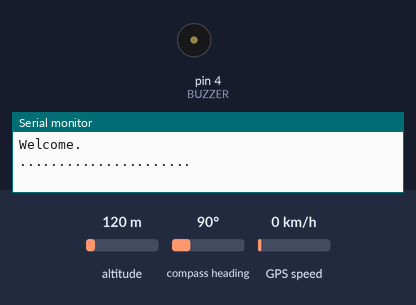
Simulated run of this program. Board: Arduino Nano, built with avr-gcc and run on an emulated ATmega328P. Shown: buzzer (waves = sounding, pin HIGH), the last lines printed to the serial monitor. The test bench sets the inputs (shaded band); at power-on: altitude 120 m, compass heading 90°, GPS speed 0 km/h. The GPS gets a fix after 3 s at 37.7749, -122.4194 with 8 satellites; the modem accepts every AT command (registered, SIM ready, sends succeed) and sends nothing else.

Above: at 0.2 s.
At 7.8 s:
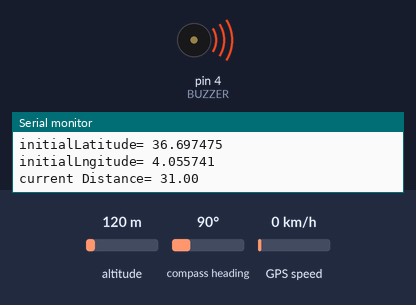
Timing chart, 0 to 19.5 s (numbered marks = the images above):
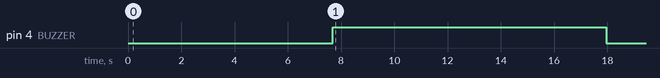

The program:

main.cpp
```cpp
/***************************************************************
 *  author: Mohamed Maoui                                      *
 *  date: September 5, 2022                                    *
 ***************************************************************/
#include <Arduino.h>
#include <SoftwareSerial.h>
#include <AltSoftSerial.h>
#include <TinyGPSPlus.h>
//--------------------------------------------------------------//
// personal phone number to receive sms alerts.
// phone number must start with country code.
const String PHONE = "+213xxxxxxxxx";
//--------------------------------------------------------------//
/*
/* SIM800L
 * Typical pin layout used:
 * ----------------------------
 * Signal     Arduino Nano Pin
 * ----------------------------
 * TX          D2
 * RX          D3
 */
#define txPin 2
#define rxPin 3
SoftwareSerial sim800(txPin, rxPin);
//--------------------------------------------------------------
/*
 * GY-GPS6MV2
 * Typical pin layout used:
 * ----------------------------
 * Signal     Arduino Nano Pin
 * ----------------------------
 * TX          D8
 * RX          D9
 */
AltSoftSerial neogps;
TinyGPSPlus gps;
//--------------------------------------------------------------
#define BUZZER 4
// alarm
int buzzer_timer = 0;
bool alarm = false;
boolean send_alert_once = true;
//--------------------------------------------------------------
// size of the geofencing area (in meters)
const float maxDistance = 30;
//--------------------------------------------------------------
float initialLatitude = 36.69747360782452;
float initialLongitude = 4.055741066619446;

float latitude, longitude;
//--------------------------------------------------------------

void getGps(float &latitude, float &longitude);

/***************************************************************
 * setup() function                                            *
 ***************************************************************/
void setup()
{
  // put your setup code here, to run once:
  //-------------------------------------------------------------
  // Arduino serial initialize
  Serial.begin(9600);
  Serial.println("Welcome.");
  Serial.println("......................");
  Serial.println();
  delay(100);
  //--------------------------------------------------------------
  // SIM800L serial initialize
  sim800.begin(9600);
  //--------------------------------------------------------------
  // GY-GPS6MV2 serial initialize
  neogps.begin(9600);
  //--------------------------------------------------------------
  pinMode(BUZZER, OUTPUT);
  //--------------------------------------------------------------
  sim800.println("AT"); // check SIM800L module
  delay(500);
  sim800.println("ATE1"); // echo ON
  delay(500);
  sim800.println("AT+CPIN?"); // check SIM ready
  delay(500);
  sim800.println("AT+CMGF=1"); // SMS text mode
  delay(500);
  sim800.println("AT+CNMI=1,1,0,0,0"); // decides how newly arrived SMS should be handled
  delay(500);
  //--------------------------------------------------------------
  delay(2000);
  buzzer_timer = millis();
}

/*****************************************************************
 * loop() function                                               *
 *****************************************************************/
void loop()
{
  // put your main code here, to run repeatedly:
  //--------------------------------------------------------------
  getGps(latitude, longitude);
  //--------------------------------------------------------------
  // float distance = 30;
  float distance = 31;
  //--------------------------------------------------------------
  Serial.print("initialLatitude= ");
  Serial.println(initialLatitude, 6);
  Serial.print("initialLngitude= ");
  Serial.println(initialLongitude, 6);
  Serial.print("current Distance= ");
  Serial.println(distance);
  //--------------------------------------------------------------
  delay(1000);
  // set alarm on
  if (distance > maxDistance)
  {
    //------------------------------------------
    if (send_alert_once == true)
    {
      digitalWrite(BUZZER, HIGH);
      sendAlert();
      alarm = true;
      send_alert_once = false;
      buzzer_timer = millis();
    }
    //------------------------------------------
  }
  else
  {
    send_alert_once = true;
  }
  //--------------------------------------------------------------

  // handle alarm
  if (alarm == true)
  {
    if (millis() - buzzer_timer > 5000)
    {
      digitalWrite(BUZZER, LOW);
      alarm = false;
      buzzer_timer = 0;
    }
  }
  //--------------------------------------------------------------
  while (sim800.available())
  {
    Serial.println(sim800.readString());
  }
  //--------------------------------------------------------------
  while (Serial.available())
  {
    sim800.println(Serial.readString());
  }
  //--------------------------------------------------------------
}

/*****************************************************************
 * getGps() Function                                             *
 *****************************************************************/
void getGps(float &latitude, float &longitude)
{
  // can take up to 60 seconds
  boolean newData = false;
  for (unsigned long start = millis(); millis() - start < 2000;)
  {
    while (neogps.available())
    {
      if (gps.encode(neogps.read()))
      {
        newData = true;
        break;
      }
    }
  }

  if (newData) // if newData is true
  {
    latitude = gps.location.lat();
    longitude = gps.location.lng();
    newData = false;
  }
  else
  {
    Serial.println("No GPS data is available!");
    latitude = 0;
    longitude = 0;
  }
}

/*****************************************************************
 * sendAlert() function                                          *
 *****************************************************************/
void sendAlert()
{
  // return;
  String sms_data;
  sms_data = "Alert! The object is outside the fense.\r";
  sms_data += "http://maps.google.com/maps?q=loc:";
  sms_data += String(latitude) + "," + String(longitude);

  // return;
  sim800.print("AT+CMGF=1\r");
  delay(1000);
  sim800.print("AT+CMGS=\"" + PHONE + "\"\r");
  delay(1000);
  sim800.print(sms_data);
  delay(100);
  sim800.write(0x1A); // ascii code for ctrl-26 // sim800.println((char)26); // ascii code for ctrl-26
  delay(1000);
  Serial.println("SMS Sent Successfully!");
}
```

Measured:
- by itself, pin 4 (BUZZER): LOW → HIGH at 7.7 s, → LOW 10.3 s later
